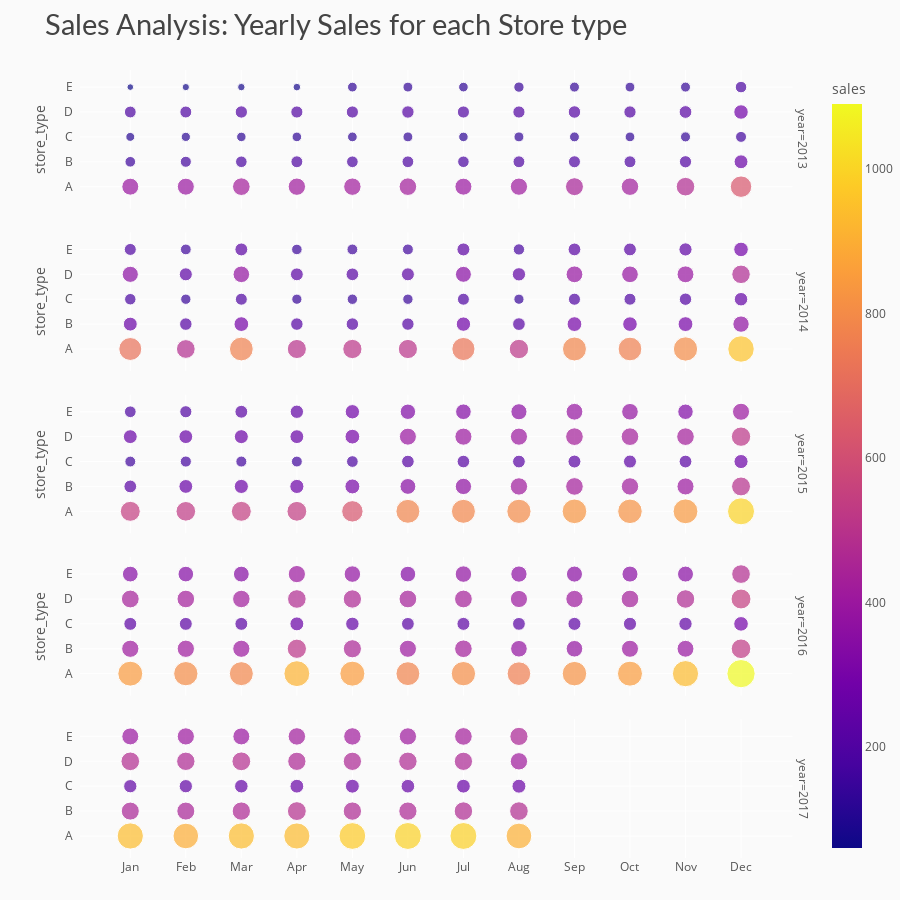

The notebook cell saved with this chart:
### Code cell
df_y_m_st = X.groupby(['year','month','store_type']).agg({"sales" : "mean"}).reset_index()
df_y_m_st['sales'] = round(df_y_m_st['sales'], 2)

# chart
fig = px.scatter(df_y_m_st, x='month', y='store_type', color='sales', size='sales', 
                 facet_row='year', title='Sales Analysis: Yearly Sales for each Store type')
# styling
fig.update_yaxes(ticksuffix='  ')
fig.update_xaxes(tickmode = 'array', tickvals=[i for i in range(1,13)], 
                 ticktext=['Jan','Feb','Mar','Apr','May','Jun','Jul','Aug','Sep','Oct','Nov','Dec'])
fig.update_layout(height=900, xaxis_title='', yaxis_title='',
                  margin=dict(t=70, b=0),
                  plot_bgcolor='#fafafa', paper_bgcolor='#fafafa',
                  title_font=dict(size=29, color='#444', family="Lato, sans-serif"),
                  font=dict(color='#555'), 
                  hoverlabel=dict(bgcolor="#f2f2f2", font_size=13, font_family="Lato, sans-serif"))
fig.show()

### Figure 1 — Plotly figure (JSON) as saved in the notebook; plotly's stock layout.template omitted (floating-point values rounded to 4 significant figures)
{"data": [{"hovertemplate": "year=2013<br>month=%{x}<br>store_type=%{y}<br>sales=%{marker.color}<extra></extra>", "legendgroup": "", "marker": {"color": [392.9, 155.1, 109.1, 191.2, 60.52, 396.0, 167.3, 116.5, 195.3, 71.79, 425.0, 183.8, 122.7, 207.4, 75.89, 411.9, 193.4, 126.0, 202.4, 79.52, 414.3, 186.8, 129.4, 203.5, 130.5, 422.6, 189.8, 133.8, 210.1, 134.2, 395.0, 182.6, 123.6, 202, 127.2, 406.7, 192.3, 135.4, 203.3, 146.0, 439.7, 197.6, 133.9, 212.2, 136.6, 419.2, 194.0, 129.8, 206.2, 131.8, 472.0, 204.3, 137.7, 221.6, 136.3, 628.7, 263.2, 165.6, 286.3, 181.7], "coloraxis": "coloraxis", "size": [392.9, 155.1, 109.1, 191.2, 60.52, 396.0, 167.3, 116.5, 195.3, 71.79, 425.0, 183.8, 122.7, 207.4, 75.89, 411.9, 193.4, 126.0, 202.4, 79.52, 414.3, 186.8, 129.4, 203.5, 130.5, 422.6, 189.8, 133.8, 210.1, 134.2, 395.0, 182.6, 123.6, 202, 127.2, 406.7, 192.3, 135.4, 203.3, 146.0, 439.7, 197.6, 133.9, 212.2, 136.6, 419.2, 194.0, 129.8, 206.2, 131.8, 472.0, 204.3, 137.7, 221.6, 136.3, 628.7, 263.2, 165.6, 286.3, 181.7], "sizemode": "area", "sizeref": 2.725, "symbol": "circle"}, "mode": "markers", "name": "", "orientation": "h", "showlegend": false, "type": "scatter", "x": [1, 1, 1, 1, 1, 2, 2, 2, 2, 2, 3, 3, 3, 3, 3, 4, 4, 4, 4, 4, 5, 5, 5, 5, 5, 6, 6, 6, 6, 6, 7, 7, 7, 7, 7, 8, 8, 8, 8, 8, 9, 9, 9, 9, 9, 10, 10, 10, 10, 10, 11, 11, 11, 11, 11, 12, 12, 12, 12, 12], "xaxis": "x5", "y": ["A", "B", "C", "D", "E", "A", "B", "C", "D", "E", "A", "B", "C", "D", "E", "A", "B", "C", "D", "E", "A", "B", "C", "D", "E", "A", "B", "C", "D", "E", "A", "B", "C", "D", "E", "A", "B", "C", "D", "E", "A", "B", "C", "D", "E", "A", "B", "C", "D", "E", "A", "B", "C", "D", "E", "A", "B", "C", "D", "E"], "yaxis": "y5"}, {"hovertemplate": "year=2014<br>month=%{x}<br>store_type=%{y}<br>sales=%{marker.color}<extra></extra>", "legendgroup": "", "marker": {"color": [718.5, 264.4, 179.4, 356.9, 197.5, 479.7, 213.5, 145.9, 232.3, 158.1, 770.8, 297.0, 195.6, 375.2, 226.7, 497.6, 212.8, 142.3, 226.0, 151.7, 506.4, 213.8, 148.5, 219.1, 160.2, 502.8, 210.4, 147.1, 230.2, 163.1, 730.6, 281.8, 196.0, 347.7, 229.3, 512.9, 220.2, 142.4, 242.2, 175.1, 781.9, 298.1, 199.2, 384.7, 222.5, 766.2, 290.9, 196.8, 381.3, 224.6, 803.6, 300.5, 209.5, 389.6, 236.9, 956.9, 365.7, 247.6, 467.8, 289.7], "coloraxis": "coloraxis", "size": [718.5, 264.4, 179.4, 356.9, 197.5, 479.7, 213.5, 145.9, 232.3, 158.1, 770.8, 297.0, 195.6, 375.2, 226.7, 497.6, 212.8, 142.3, 226.0, 151.7, 506.4, 213.8, 148.5, 219.1, 160.2, 502.8, 210.4, 147.1, 230.2, 163.1, 730.6, 281.8, 196.0, 347.7, 229.3, 512.9, 220.2, 142.4, 242.2, 175.1, 781.9, 298.1, 199.2, 384.7, 222.5, 766.2, 290.9, 196.8, 381.3, 224.6, 803.6, 300.5, 209.5, 389.6, 236.9, 956.9, 365.7, 247.6, 467.8, 289.7], "sizemode": "area", "sizeref": 2.725, "symbol": "circle"}, "mode": "markers", "name": "", "orientation": "h", "showlegend": false, "type": "scatter", "x": [1, 1, 1, 1, 1, 2, 2, 2, 2, 2, 3, 3, 3, 3, 3, 4, 4, 4, 4, 4, 5, 5, 5, 5, 5, 6, 6, 6, 6, 6, 7, 7, 7, 7, 7, 8, 8, 8, 8, 8, 9, 9, 9, 9, 9, 10, 10, 10, 10, 10, 11, 11, 11, 11, 11, 12, 12, 12, 12, 12], "xaxis": "x4", "y": ["A", "B", "C", "D", "E", "A", "B", "C", "D", "E", "A", "B", "C", "D", "E", "A", "B", "C", "D", "E", "A", "B", "C", "D", "E", "A", "B", "C", "D", "E", "A", "B", "C", "D", "E", "A", "B", "C", "D", "E", "A", "B", "C", "D", "E", "A", "B", "C", "D", "E", "A", "B", "C", "D", "E", "A", "B", "C", "D", "E"], "yaxis": "y4"}, {"hovertemplate": "year=2015<br>month=%{x}<br>store_type=%{y}<br>sales=%{marker.color}<extra></extra>", "legendgroup": "", "marker": {"color": [544.0, 221.6, 160.5, 263.1, 187.7, 526.5, 261.3, 169.1, 261.3, 201.2, 541.3, 272.4, 165.2, 267.6, 225.3, 536.5, 272.4, 161.8, 260.9, 243.5, 624.5, 304.1, 186.8, 297.2, 281.9, 781.0, 342.6, 217.6, 395.7, 323.9, 785.1, 363.8, 217.4, 399.6, 333.5, 798.9, 412.3, 221.6, 401.0, 354.1, 827.7, 424.1, 228.1, 426.2, 384.8, 821.1, 413.6, 232.2, 424.9, 377.8, 840.2, 399.1, 223.5, 423.6, 325.6, 997.0, 488.7, 271.1, 511.3, 398.8], "coloraxis": "coloraxis", "size": [544.0, 221.6, 160.5, 263.1, 187.7, 526.5, 261.3, 169.1, 261.3, 201.2, 541.3, 272.4, 165.2, 267.6, 225.3, 536.5, 272.4, 161.8, 260.9, 243.5, 624.5, 304.1, 186.8, 297.2, 281.9, 781.0, 342.6, 217.6, 395.7, 323.9, 785.1, 363.8, 217.4, 399.6, 333.5, 798.9, 412.3, 221.6, 401.0, 354.1, 827.7, 424.1, 228.1, 426.2, 384.8, 821.1, 413.6, 232.2, 424.9, 377.8, 840.2, 399.1, 223.5, 423.6, 325.6, 997.0, 488.7, 271.1, 511.3, 398.8], "sizemode": "area", "sizeref": 2.725, "symbol": "circle"}, "mode": "markers", "name": "", "orientation": "h", "showlegend": false, "type": "scatter", "x": [1, 1, 1, 1, 1, 2, 2, 2, 2, 2, 3, 3, 3, 3, 3, 4, 4, 4, 4, 4, 5, 5, 5, 5, 5, 6, 6, 6, 6, 6, 7, 7, 7, 7, 7, 8, 8, 8, 8, 8, 9, 9, 9, 9, 9, 10, 10, 10, 10, 10, 11, 11, 11, 11, 11, 12, 12, 12, 12, 12], "xaxis": "x3", "y": ["A", "B", "C", "D", "E", "A", "B", "C", "D", "E", "A", "B", "C", "D", "E", "A", "B", "C", "D", "E", "A", "B", "C", "D", "E", "A", "B", "C", "D", "E", "A", "B", "C", "D", "E", "A", "B", "C", "D", "E", "A", "B", "C", "D", "E", "A", "B", "C", "D", "E", "A", "B", "C", "D", "E", "A", "B", "C", "D", "E"], "yaxis": "y3"}, {"hovertemplate": "year=2016<br>month=%{x}<br>store_type=%{y}<br>sales=%{marker.color}<extra></extra>", "legendgroup": "", "marker": {"color": [846.4, 406.2, 228.6, 432.6, 338.9, 804.4, 409.2, 229.0, 424.8, 334.5, 784.8, 404.2, 228.0, 418.1, 341.9, 912.3, 506.6, 264.6, 472.6, 404.9, 852.7, 449.9, 247.3, 457.8, 373.0, 777.2, 403.0, 223.8, 430.1, 335.8, 808.6, 424.4, 230.8, 430.0, 370.8, 761.1, 379.1, 224.5, 402.7, 362.1, 818.1, 377.4, 233.4, 408.2, 353.0, 853.7, 398.6, 236.7, 425.8, 351.1, 935.1, 390.6, 243.4, 467.3, 348.4, 1090.0, 526.5, 292.3, 543.0, 475.6], "coloraxis": "coloraxis", "size": [846.4, 406.2, 228.6, 432.6, 338.9, 804.4, 409.2, 229.0, 424.8, 334.5, 784.8, 404.2, 228.0, 418.1, 341.9, 912.3, 506.6, 264.6, 472.6, 404.9, 852.7, 449.9, 247.3, 457.8, 373.0, 777.2, 403.0, 223.8, 430.1, 335.8, 808.6, 424.4, 230.8, 430.0, 370.8, 761.1, 379.1, 224.5, 402.7, 362.1, 818.1, 377.4, 233.4, 408.2, 353.0, 853.7, 398.6, 236.7, 425.8, 351.1, 935.1, 390.6, 243.4, 467.3, 348.4, 1090.0, 526.5, 292.3, 543.0, 475.6], "sizemode": "area", "sizeref": 2.725, "symbol": "circle"}, "mode": "markers", "name": "", "orientation": "h", "showlegend": false, "type": "scatter", "x": [1, 1, 1, 1, 1, 2, 2, 2, 2, 2, 3, 3, 3, 3, 3, 4, 4, 4, 4, 4, 5, 5, 5, 5, 5, 6, 6, 6, 6, 6, 7, 7, 7, 7, 7, 8, 8, 8, 8, 8, 9, 9, 9, 9, 9, 10, 10, 10, 10, 10, 11, 11, 11, 11, 11, 12, 12, 12, 12, 12], "xaxis": "x2", "y": ["A", "B", "C", "D", "E", "A", "B", "C", "D", "E", "A", "B", "C", "D", "E", "A", "B", "C", "D", "E", "A", "B", "C", "D", "E", "A", "B", "C", "D", "E", "A", "B", "C", "D", "E", "A", "B", "C", "D", "E", "A", "B", "C", "D", "E", "A", "B", "C", "D", "E", "A", "B", "C", "D", "E", "A", "B", "C", "D", "E"], "yaxis": "y2"}, {"hovertemplate": "year=2017<br>month=%{x}<br>store_type=%{y}<br>sales=%{marker.color}<extra></extra>", "legendgroup": "", "marker": {"color": [938.6, 444.4, 241.0, 474.8, 392.8, 895.3, 443.0, 242.0, 461.7, 404.9, 937.2, 457.9, 250.5, 481.7, 394.2, 933.5, 484.3, 259.8, 455.5, 416.7, 976.5, 459.5, 264.0, 456.9, 414.2, 992.3, 455.5, 254.5, 464.9, 407.7, 989.3, 466.4, 261.4, 455.6, 424.8, 903.1, 473.7, 265.4, 412.0, 451.0], "coloraxis": "coloraxis", "size": [938.6, 444.4, 241.0, 474.8, 392.8, 895.3, 443.0, 242.0, 461.7, 404.9, 937.2, 457.9, 250.5, 481.7, 394.2, 933.5, 484.3, 259.8, 455.5, 416.7, 976.5, 459.5, 264.0, 456.9, 414.2, 992.3, 455.5, 254.5, 464.9, 407.7, 989.3, 466.4, 261.4, 455.6, 424.8, 903.1, 473.7, 265.4, 412.0, 451.0], "sizemode": "area", "sizeref": 2.725, "symbol": "circle"}, "mode": "markers", "name": "", "orientation": "h", "showlegend": false, "type": "scatter", "x": [1, 1, 1, 1, 1, 2, 2, 2, 2, 2, 3, 3, 3, 3, 3, 4, 4, 4, 4, 4, 5, 5, 5, 5, 5, 6, 6, 6, 6, 6, 7, 7, 7, 7, 7, 8, 8, 8, 8, 8], "xaxis": "x", "y": ["A", "B", "C", "D", "E", "A", "B", "C", "D", "E", "A", "B", "C", "D", "E", "A", "B", "C", "D", "E", "A", "B", "C", "D", "E", "A", "B", "C", "D", "E", "A", "B", "C", "D", "E", "A", "B", "C", "D", "E"], "yaxis": "y"}], "layout": {"annotations": [{"font": {}, "showarrow": false, "text": "year=2017", "textangle": 90, "x": 0.98, "xanchor": "left", "xref": "paper", "y": 0.088, "yanchor": "middle", "yref": "paper"}, {"font": {}, "showarrow": false, "text": "year=2016", "textangle": 90, "x": 0.98, "xanchor": "left", "xref": "paper", "y": 0.294, "yanchor": "middle", "yref": "paper"}, {"font": {}, "showarrow": false, "text": "year=2015", "textangle": 90, "x": 0.98, "xanchor": "left", "xref": "paper", "y": 0.5, "yanchor": "middle", "yref": "paper"}, {"font": {}, "showarrow": false, "text": "year=2014", "textangle": 90, "x": 0.98, "xanchor": "left", "xref": "paper", "y": 0.706, "yanchor": "middle", "yref": "paper"}, {"font": {}, "showarrow": false, "text": "year=2013", "textangle": 90, "x": 0.98, "xanchor": "left", "xref": "paper", "y": 0.912, "yanchor": "middle", "yref": "paper"}], "coloraxis": {"colorbar": {"title": {"text": "sales"}}, "colorscale": [[0, "#0d0887"], [0.1111, "#46039f"], [0.2222, "#7201a8"], [0.3333, "#9c179e"], [0.4444, "#bd3786"], [0.5556, "#d8576b"], [0.6667, "#ed7953"], [0.7778, "#fb9f3a"], [0.8889, "#fdca26"], [1, "#f0f921"]]}, "font": {"color": "#555"}, "height": 900, "hoverlabel": {"bgcolor": "#f2f2f2", "font": {"family": "Lato, sans-serif", "size": 13}}, "legend": {"itemsizing": "constant", "tracegroupgap": 0}, "margin": {"b": 0, "t": 70}, "paper_bgcolor": "#fafafa", "plot_bgcolor": "#fafafa", "title": {"font": {"color": "#444", "family": "Lato, sans-serif", "size": 29}, "text": "Sales Analysis: Yearly Sales for each Store type"}, "xaxis": {"anchor": "y", "domain": [0, 0.98], "tickmode": "array", "ticktext": ["Jan", "Feb", "Mar", "Apr", "May", "Jun", "Jul", "Aug", "Sep", "Oct", "Nov", "Dec"], "tickvals": [1, 2, 3, 4, 5, 6, 7, 8, 9, 10, 11, 12], "title": {"text": ""}}, "xaxis2": {"anchor": "y2", "domain": [0, 0.98], "matches": "x", "showticklabels": false, "tickmode": "array", "ticktext": ["Jan", "Feb", "Mar", "Apr", "May", "Jun", "Jul", "Aug", "Sep", "Oct", "Nov", "Dec"], "tickvals": [1, 2, 3, 4, 5, 6, 7, 8, 9, 10, 11, 12]}, "xaxis3": {"anchor": "y3", "domain": [0, 0.98], "matches": "x", "showticklabels": false, "tickmode": "array", "ticktext": ["Jan", "Feb", "Mar", "Apr", "May", "Jun", "Jul", "Aug", "Sep", "Oct", "Nov", "Dec"], "tickvals": [1, 2, 3, 4, 5, 6, 7, 8, 9, 10, 11, 12]}, "xaxis4": {"anchor": "y4", "domain": [0, 0.98], "matches": "x", "showticklabels": false, "tickmode": "array", "ticktext": ["Jan", "Feb", "Mar", "Apr", "May", "Jun", "Jul", "Aug", "Sep", "Oct", "Nov", "Dec"], "tickvals": [1, 2, 3, 4, 5, 6, 7, 8, 9, 10, 11, 12]}, "xaxis5": {"anchor": "y5", "domain": [0, 0.98], "matches": "x", "showticklabels": false, "tickmode": "array", "ticktext": ["Jan", "Feb", "Mar", "Apr", "May", "Jun", "Jul", "Aug", "Sep", "Oct", "Nov", "Dec"], "tickvals": [1, 2, 3, 4, 5, 6, 7, 8, 9, 10, 11, 12]}, "yaxis": {"anchor": "x", "domain": [0, 0.176], "ticksuffix": "  ", "title": {"text": ""}}, "yaxis2": {"anchor": "x2", "domain": [0.206, 0.382], "matches": "y", "ticksuffix": "  ", "title": {"text": "store_type"}}, "yaxis3": {"anchor": "x3", "domain": [0.412, 0.588], "matches": "y", "ticksuffix": "  ", "title": {"text": "store_type"}}, "yaxis4": {"anchor": "x4", "domain": [0.618, 0.794], "matches": "y", "ticksuffix": "  ", "title": {"text": "store_type"}}, "yaxis5": {"anchor": "x5", "domain": [0.824, 1], "matches": "y", "ticksuffix": "  ", "title": {"text": "store_type"}}}}
